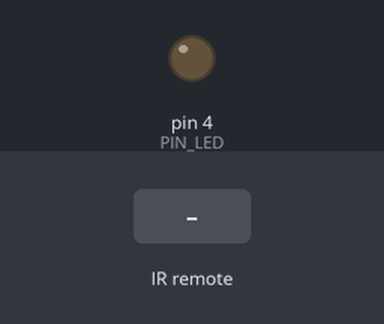
Bench run of a sketch on a simulated Arduino Uno, built with avr-gcc and run on an emulated ATmega328P. On the bench: output pins drawn as LEDs (lit = HIGH). The inputs (shaded band) are chosen by the test bench.

Above: at 1.2 s.
1.3 s: infrared code 0xFF42BD received
At 2.0 s:
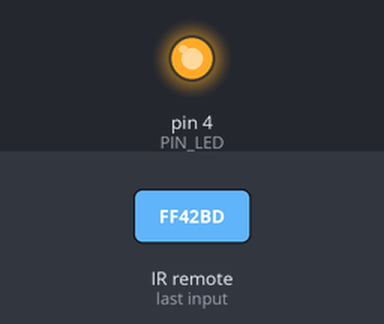
2.8 s: infrared code 0xFF52AD received
At 3.1 s:
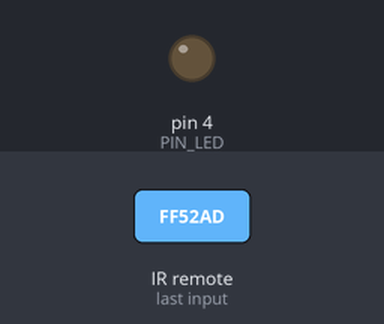
Timing chart, 0 to 5.8 s (numbered marks = the images above; inputs shaded):
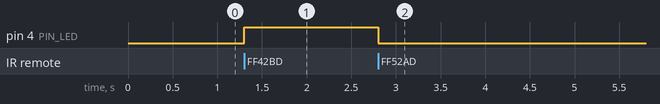

The sketch:

LedIR.ino
```cpp
// Pengontrolan LED
//   menggunakan IR remote control buatan Keyes

#include "IRremote.h"

const byte PIN_IR = 2;
const byte PIN_LED = 4;
const long NILAI_ON = 0xFF42BD;  // LED hidup
const long NILAI_OFF = 0xFF52AD; // LED padam

IRrecv penerima(PIN_IR);
decode_results hasil;

void setup()
{
  pinMode(PIN_LED, OUTPUT);

  penerima.enableIRIn();
}

void loop()
{
  if (penerima.decode(&hasil))
  {
    // Proses untuk mengontrol LED
    if (hasil.value == NILAI_ON)
      digitalWrite(PIN_LED, HIGH);
    else
      if (hasil.value == NILAI_OFF)
        digitalWrite(PIN_LED, LOW);

    // Peroleh nilai berikutnya
    penerima.resume();
  }
}
```

Measured:
- after the input at 1.3 s, pin 4 (PIN_LED): LOW → HIGH at once
- after the input at 2.8 s, pin 4 (PIN_LED): HIGH → LOW at once
